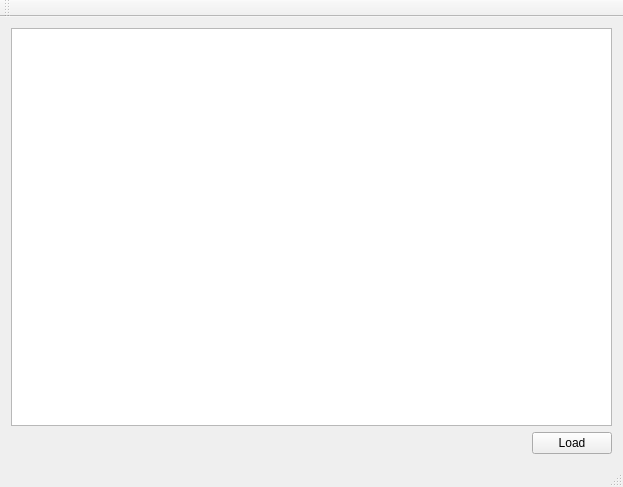
<?xml version="1.0" encoding="UTF-8"?>
<ui version="4.0">
 <class>exfatDlgClass</class>
 <widget class="QMainWindow" name="exfatDlgClass">
  <property name="geometry">
   <rect>
    <x>0</x>
    <y>0</y>
    <width>623</width>
    <height>487</height>
   </rect>
  </property>
  <property name="windowTitle">
   <string>exfatDlg</string>
  </property>
  <property name="toolButtonStyle">
   <enum>Qt::ToolButtonIconOnly</enum>
  </property>
  <widget class="QWidget" name="centralWidget">
   <layout class="QVBoxLayout" name="verticalLayout">
    <item>
     <widget class="QTreeView" name="tv_main"/>
    </item>
    <item>
     <layout class="QHBoxLayout" name="horizontalLayout">
      <item>
       <spacer name="horizontalSpacer">
        <property name="orientation">
         <enum>Qt::Horizontal</enum>
        </property>
        <property name="sizeHint" stdset="0">
         <size>
          <width>40</width>
          <height>20</height>
         </size>
        </property>
       </spacer>
      </item>
      <item>
       <widget class="QPushButton" name="pb_Load">
        <property name="text">
         <string>Load</string>
        </property>
       </widget>
      </item>
     </layout>
    </item>
   </layout>
  </widget>
  <widget class="QMenuBar" name="menuBar">
   <property name="geometry">
    <rect>
     <x>0</x>
     <y>0</y>
     <width>623</width>
     <height>22</height>
    </rect>
   </property>
  </widget>
  <widget class="QToolBar" name="mainToolBar">
   <attribute name="toolBarArea">
    <enum>TopToolBarArea</enum>
   </attribute>
   <attribute name="toolBarBreak">
    <bool>false</bool>
   </attribute>
  </widget>
  <widget class="QStatusBar" name="statusBar"/>
 </widget>
 <layoutdefault spacing="6" margin="11"/>
 <resources>
  <include location="exfatdlg.qrc"/>
 </resources>
 <connections/>
</ui>
